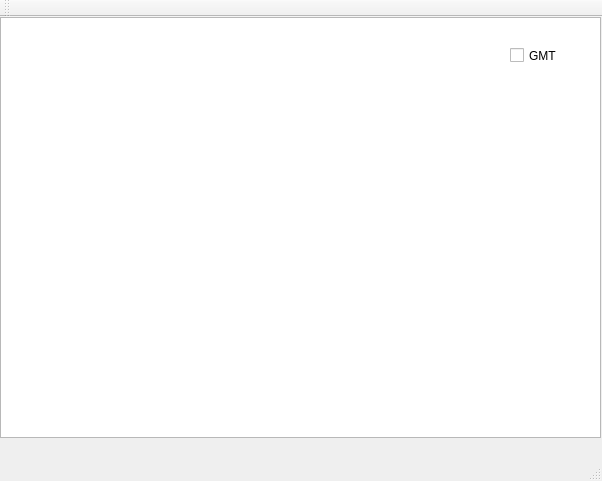
<?xml version="1.0" encoding="UTF-8"?>
<ui version="4.0">
 <class>MainWindow</class>
 <widget class="QMainWindow" name="MainWindow">
  <property name="geometry">
   <rect>
    <x>0</x>
    <y>0</y>
    <width>602</width>
    <height>481</height>
   </rect>
  </property>
  <property name="windowTitle">
   <string>MainWindow</string>
  </property>
  <widget class="QWidget" name="centralWidget">
   <widget class="QGraphicsView" name="myScene">
    <property name="geometry">
     <rect>
      <x>0</x>
      <y>0</y>
      <width>601</width>
      <height>421</height>
     </rect>
    </property>
   </widget>
   <widget class="QCheckBox" name="GMTCheckBox">
    <property name="geometry">
     <rect>
      <x>510</x>
      <y>30</y>
      <width>70</width>
      <height>17</height>
     </rect>
    </property>
    <property name="text">
     <string>GMT</string>
    </property>
   </widget>
  </widget>
  <widget class="QMenuBar" name="menuBar">
   <property name="geometry">
    <rect>
     <x>0</x>
     <y>0</y>
     <width>602</width>
     <height>21</height>
    </rect>
   </property>
  </widget>
  <widget class="QToolBar" name="mainToolBar">
   <attribute name="toolBarArea">
    <enum>TopToolBarArea</enum>
   </attribute>
   <attribute name="toolBarBreak">
    <bool>false</bool>
   </attribute>
  </widget>
  <widget class="QStatusBar" name="statusBar"/>
 </widget>
 <layoutdefault spacing="6" margin="11"/>
 <resources/>
 <connections/>
</ui>
